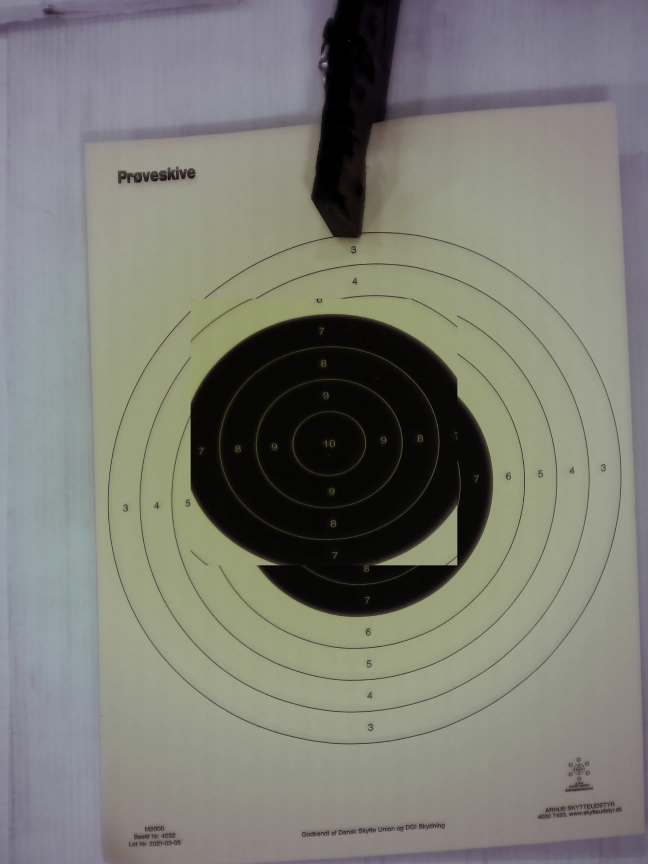
#> input picture test_corrected.jpg, 1944 x 2592 px, given in place of 10-shot-1.mkv, which was not available (shown at 1/3 size)
$ python analyze_specific_frame.py
#> lines starting #> are read from the running program, lines starting #| are printed output that depends on the picture; after the words box and inside, x2 and y2 are one past the last pixel; in counts of white or black regions, pixels touching at a corner belong together; pictures that were not available may be replaced by others from this repository, and a replacement may not be noted
### perspective.py
#!/usr/bin/env python3
"""
Perspective transformation and ellipse detection utilities
Handles ellipse detection, ellipse-to-circle transformation, debug visualization, and related calculations
"""
import cv2
import numpy as np
import os
import time
import yaml


class Perspective:
    """Handles perspective correction and ellipse detection for camera targeting systems"""

    def __init__(self, calibration_file="perspective_calibration.yaml"):
        self.calibration_file = calibration_file
        self.saved_perspective_matrix = None
        self.saved_ellipse_data = None
        self.saved_checkerboard_data = None
        self.calibration_method = None  # 'ellipse' or 'checkerboard'
        self.calibration_resolution = None
        self.debug_mode = False
        self.debug_frame = None

        # Load saved calibration on startup
        self.load_calibration()

    def set_debug_mode(self, enabled):
        """Enable or disable debug visualization"""
        self.debug_mode = enabled

    def get_debug_frame(self):
        """Get the current debug frame"""
        return self.debug_frame

    # [882 lines left out: functions analyze_ring_detection, experimental_ellipse_detection, draw_all_ellipses, create_ellipse_to_circle_transform, measure_circle_circularity, transform_ellipse_center and 10 more, not called in this run]

    def apply_perspective_correction(self, frame, matrix=None, output_size=None):
        """
        Apply perspective correction to frame using the original frame dimensions
        Handles both affine (2x3) and perspective (3x3) transformation matrices
        """
        # Use saved matrix if none provided
        if matrix is None:
            matrix = self.saved_perspective_matrix

        if matrix is None:
            return None

        # Use original frame dimensions if output_size not specified
        if output_size is None:
            input_height, input_width = frame.shape[:2]
            output_size = (input_width, input_height)

        # Apply the transformation
        if matrix.shape == (2, 3):
            return cv2.warpAffine(frame, matrix, output_size)
        elif matrix.shape == (3, 3):
            return cv2.warpPerspective(frame, matrix, output_size)
        else:
            print(f"Unsupported matrix shape: {matrix.shape}")
            return None

    # [33 lines left out: function save_calibration, not called in this run]

    def load_calibration(self):
        """Load perspective calibration from YAML file"""
        if not os.path.exists(self.calibration_file):
            print(f"No calibration file found at {self.calibration_file}")
            return False, "No calibration file found"

        try:
            with open(self.calibration_file, 'r') as f:
                calibration_data = yaml.safe_load(f)

            # Load perspective matrix and resolution
            if 'perspective_matrix' in calibration_data:
                self.saved_perspective_matrix = np.array(calibration_data['perspective_matrix'], dtype=np.float32)
                self.calibration_resolution = calibration_data.get('camera_resolution', None)

            # Load calibration method
            self.calibration_method = calibration_data.get('calibration_method', 'unknown')

            # Load method-specific data
            if 'ellipse_data' in calibration_data:
                self.saved_ellipse_data = calibration_data['ellipse_data']
            if 'checkerboard_data' in calibration_data:
                self.saved_checkerboard_data = calibration_data['checkerboard_data']

            timestamp = calibration_data.get('timestamp', 0)
            age_hours = (time.time() - timestamp) / 3600

            method_name = self.calibration_method or 'unknown'
            print(f"Perspective calibration ({method_name}) loaded from {self.calibration_file} (age: {age_hours:.1f} hours)")
            return True, f"Calibration loaded successfully ({method_name}, age: {age_hours:.1f}h)"

        except Exception as e:
            error_msg = f"Failed to load calibration: {str(e)}"
            print(error_msg)
            return False, error_msg

    # [567 lines left out: functions detect_checkerboard_corners, create_checkerboard_perspective_transform, calibrate_perspective_checkerboard, calibrate_perspective_ellipse_iterative, _create_iterative_debug_frame, calibrate_perspective and 1 more, not called in this run]

    def get_perspective_matrix(self):
        """Get the current perspective matrix"""
        return self.saved_perspective_matrix

### target_detection.py
#!/usr/bin/env python3
"""
Target Detection Module
Detects shooting target circles and bullet holes using OpenCV
"""

import cv2
import numpy as np
import time
import yaml
import os


class TargetDetector:
    """Detects shooting targets and bullet holes"""

    def __init__(self):
        self.target_center = None
        self.target_radius = None
        self.detection_enabled = True

        # Detection stability
        self.detection_history = []
        self.max_history = 5
        self.stable_detection = None
        self.detection_confidence = 0

        # Outer circle detection
        self.outer_circle = None
        self.outer_circle_history = []
        self.stable_outer_circle = None
        self.outer_confidence = 0

        # Performance optimization - periodic detection
        self.last_detection_time = 0
        self.detection_interval = 1.0  # Run detection every 1 second
        self.cached_inner_result = None
        self.cached_outer_result = None

        # Frame change detection
        self.last_frame_gray = None
        self.frame_change_threshold = 0.05  # 5% change triggers re-detection

        # Perspective correction
        self.target_corners = None
        self.perspective_matrix = None
        self.min_target_area_ratio = 0.01  # Minimum 1% of frame area

        # Debug visualization
        self.debug_mode = False
        self.debug_type = "combined"  # "combined", "perspective", "circles"
        self.debug_frame = None
        self.debug_contours = None
        self.corner_debug_frame = None
        self.circle_debug_frame = None

        # Calibration mode for perspective detection
        self.calibration_mode = False  # When true, performs detection on demand

        # Debug frames
        self.corrected_debug_frame = None  # For perspective-corrected debug view

    def detect_black_circle_improved(self, frame):
        """
        Improved detection specifically for the large black circle target
        Automatically scales parameters based on frame resolution
        """
        # Convert to grayscale
        gray = cv2.cvtColor(frame, cv2.COLOR_BGR2GRAY)

        # Get frame dimensions for scaling
        h, w = frame.shape[:2]

        # Scale parameters based on resolution
        # Base resolution: 640x480, scaling factor for larger resolutions
        scale_factor = max(w / 640, h / 480)

        # Apply median blur to reduce noise while preserving edges
        blur_size = max(5, int(5 * scale_factor) | 1)  # Ensure odd number
        blurred = cv2.medianBlur(gray, blur_size)

        # Create binary mask for very dark regions (black target area)
        # This threshold isolates the black circle from lighter areas
        _, binary = cv2.threshold(blurred, 80, 255, cv2.THRESH_BINARY_INV)

        # Remove small noise with morphological operations
        kernel_size = max(5, int(5 * scale_factor))
        kernel = cv2.getStructuringElement(cv2.MORPH_ELLIPSE, (kernel_size, kernel_size))
        binary = cv2.morphologyEx(binary, cv2.MORPH_OPEN, kernel)
        binary = cv2.morphologyEx(binary, cv2.MORPH_CLOSE, kernel)

        # Create circle detection debug visualization
        if self.debug_mode:
            self.circle_debug_frame = cv2.cvtColor(binary, cv2.COLOR_GRAY2BGR)
            cv2.putText(self.circle_debug_frame, "CIRCLE DETECTION DEBUG",
                       (10, 50), cv2.FONT_HERSHEY_SIMPLEX, 1.2, (0, 255, 255), 3)
            cv2.putText(self.circle_debug_frame, f"Threshold: 80, Scale: {scale_factor:.1f}",
                       (10, 100), cv2.FONT_HERSHEY_SIMPLEX, 1.0, (255, 255, 255), 3)

        # Find contours in the binary image
        contours, _ = cv2.findContours(binary, cv2.RETR_EXTERNAL, cv2.CHAIN_APPROX_SIMPLE)

        # Filter contours for the main black circle
        best_circle = None
        best_score = 0

        # Scale size thresholds based on resolution
        min_area = int(5000 * scale_factor * scale_factor)
        max_area = int(100000 * scale_factor * scale_factor)
        min_radius = int(40 * scale_factor)
        max_radius = int(400 * scale_factor)

        for contour in contours:
            area = cv2.contourArea(contour)

            # Size filtering - target should be reasonably large
            if area < min_area or area > max_area:
                continue

            # Fit circle to contour
            (x, y), radius = cv2.minEnclosingCircle(contour)
            center = (int(x), int(y))
            radius = int(radius)

            # Check if circle is reasonably sized and positioned
            if (radius < min_radius or radius > max_radius or
                x < radius or y < radius or
                x + radius > w or y + radius > h):
                continue

            # Calculate circularity (how round the contour is)
            perimeter = cv2.arcLength(contour, True)
            if perimeter == 0:
                continue

            circularity = 4 * np.pi * area / (perimeter * perimeter)

            # Check how well the contour fits a circle
            circle_area = np.pi * radius * radius
            area_ratio = area / circle_area if circle_area > 0 else 0

            # Position preference - prefer circles closer to center of frame
            center_x, center_y = w // 2, h // 2
            distance_from_center = np.sqrt((x - center_x)**2 + (y - center_y)**2)
            max_distance = np.sqrt(center_x**2 + center_y**2)
            center_score = 1.0 - (distance_from_center / max_distance)

            # Calculate darkness score for this region
            mask = np.zeros(gray.shape, dtype=np.uint8)
            cv2.circle(mask, center, radius, 255, -1)
            mean_intensity = cv2.mean(gray, mask=mask)[0]
            darkness_score = (255 - mean_intensity) / 255  # Higher for darker regions

            # Combined score: circularity + area fit + darkness + center position
            score = (circularity * 0.3 +
                    area_ratio * 0.3 +
                    darkness_score * 0.3 +
                    center_score * 0.1)

            # Must be reasonably circular and dark
            if circularity > 0.6 and darkness_score > 0.3 and score > best_score:
                best_score = score
                best_circle = (center[0], center[1], radius)

        # Add debug visualization for circle detection
        if self.debug_mode and self.circle_debug_frame is not None:
            # Draw all contours in blue
            cv2.drawContours(self.circle_debug_frame, contours, -1, (255, 0, 0), 2)

            # Draw the best circle in green if found
            if best_circle is not None:
                center = (int(best_circle[0]), int(best_circle[1]))
                radius = int(best_circle[2])
                cv2.circle(self.circle_debug_frame, center, radius, (0, 255, 0), 3)
                cv2.circle(self.circle_debug_frame, center, 5, (0, 0, 255), -1)
                cv2.putText(self.circle_debug_frame, f"Circle: r={radius}",
                           (center[0] - 80, center[1] - radius - 15),
                           cv2.FONT_HERSHEY_SIMPLEX, 1.0, (0, 255, 0), 3)

            cv2.putText(self.circle_debug_frame, f"Contours: {len(contours)}, Best Score: {best_score:.2f}",
                       (10, 150), cv2.FONT_HERSHEY_SIMPLEX, 1.0, (255, 255, 255), 3)

        return best_circle

    # [971 lines left out: functions detect_outer_circle, detect_outer_circle_ellipse_based, _calculate_edge_score, _has_significant_frame_change, _should_run_detection, detect_rectangular_target and 13 more, not called in this run]

    def set_detection_enabled(self, enabled):
        """Enable or disable target detection"""
        self.detection_enabled = enabled

    # [8 lines left out: function force_detection, not called in this run]

    def set_detection_interval(self, interval):
        """Set detection interval in seconds"""
        self.detection_interval = max(0.1, interval)  # Minimum 0.1 seconds

    # [7 lines left out: function get_corrected_target_image, not called in this run]

    def set_debug_mode(self, enabled):
        """Enable or disable debug visualization mode"""
        self.debug_mode = enabled

    # [78 lines left out: functions set_debug_type, get_debug_frame, get_debug_frame_jpeg, generate_debug_frame, not called in this run]

    def get_corrected_debug_frame(self):
        """Get perspective-corrected frame for debugging"""
        return self.corrected_debug_frame

    # [61 lines left out: functions _create_combined_debug_frame, get_detection_status, not called in this run]

    def save_perspective_calibration(self, camera_resolution=None):
        """Deprecated: Perspective calibration is now handled by CameraController"""
        return False, "Perspective calibration is now handled by CameraController"

    def load_perspective_calibration(self):
        """Deprecated: Perspective calibration is now handled by CameraController"""
        return False, "Perspective calibration is now handled by CameraController"

    def calibrate_perspective(self, frame):
        """Deprecated: Perspective calibration is now handled by CameraController"""
        return False, "Perspective calibration is now handled by CameraController"

    # [4 lines left out: function set_calibration_mode, not called in this run]


    def get_perspective_matrix(self):
        """Get the current perspective matrix for main stream correction"""
        return self.perspective_matrix

### analyze_specific_frame.py
#!/usr/bin/env python3
"""
Analyze a specific frame with custom reference
"""

import cv2
import numpy as np
from perspective import Perspective
from target_detection import TargetDetector
import json
import os


def analyze_frame_custom_reference(video_path, reference_frame_num, target_frame_num,
                                   position=None, dark_threshold=80, markers=None):
    """
    Analyze a specific frame with custom reference frame
    """
#> called with video_path = 'samples/10-shot-1.mkv', reference_frame_num = 50, target_frame_num = 694, position = (1057, 1180), dark_threshold = 80
    print(f"🔍 Analyzing Frame {target_frame_num} vs Reference Frame {reference_frame_num}")
    print("=" * 70)

    cap = cv2.VideoCapture(video_path)
    perspective = Perspective()
    target_detector = TargetDetector()

    # Get reference frame
    cap.set(cv2.CAP_PROP_POS_FRAMES, reference_frame_num)
    ret, ref = cap.read()
#> ref is the input picture: shape (2592, 1944, 3); mean B, G, R 116.2, 124.1, 123.8
    ref = cv2.rotate(ref, cv2.ROTATE_90_COUNTERCLOCKWISE)
#> ref: shape (1944, 2592, 3)
    ref = perspective.apply_perspective_correction(ref)
    ref_gray = cv2.cvtColor(ref, cv2.COLOR_BGR2GRAY)
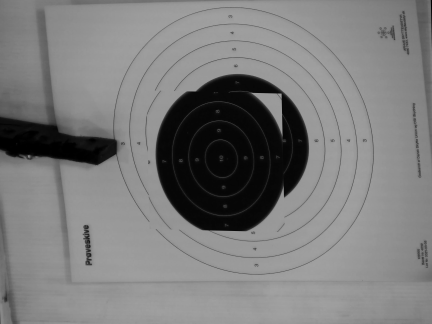
#> ref_gray: shape (1944, 2592) (shown at 1/6 size); min 0, max 199, mean 123

    # Detect target
    inner_circle = target_detector.detect_black_circle_improved(ref)
#> in detect_black_circle_improved, `_, binary = cv2.threshold(blurred, 80, 255, cv2.THRESH_BINARY_INV)`:
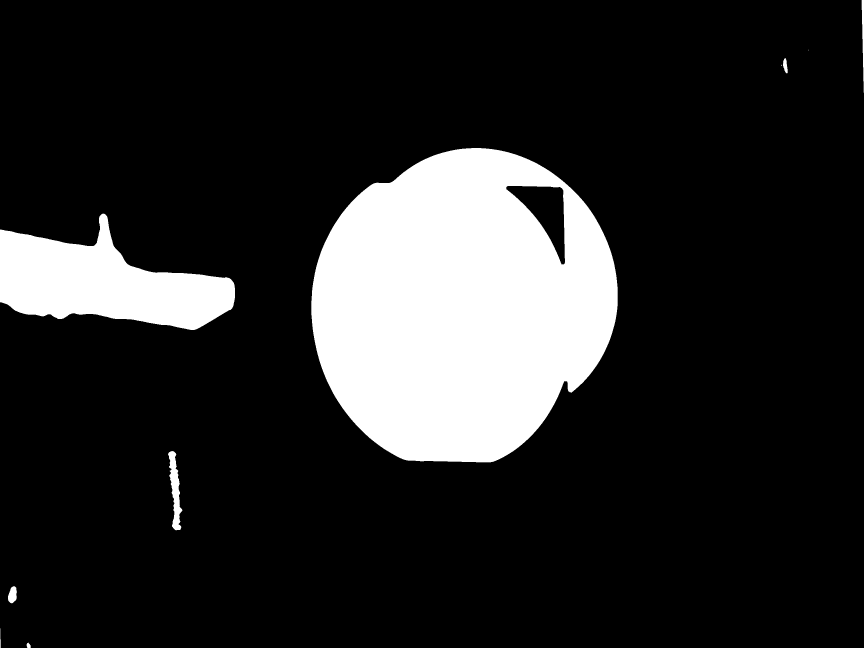
#> binary: shape (1944, 2592) (shown at 1/3 size); 15.7% white; 10 white regions (2 under 20 px), largest, box (x1, y1, x2, y2) and area: (934, 444, 1853, 1387) 650367, (0, 641, 705, 990) 134327, (504, 1353, 547, 1591) 4874
#> in detect_black_circle_improved, `binary = cv2.morphologyEx(binary, cv2.MORPH_OPEN, kernel)`:
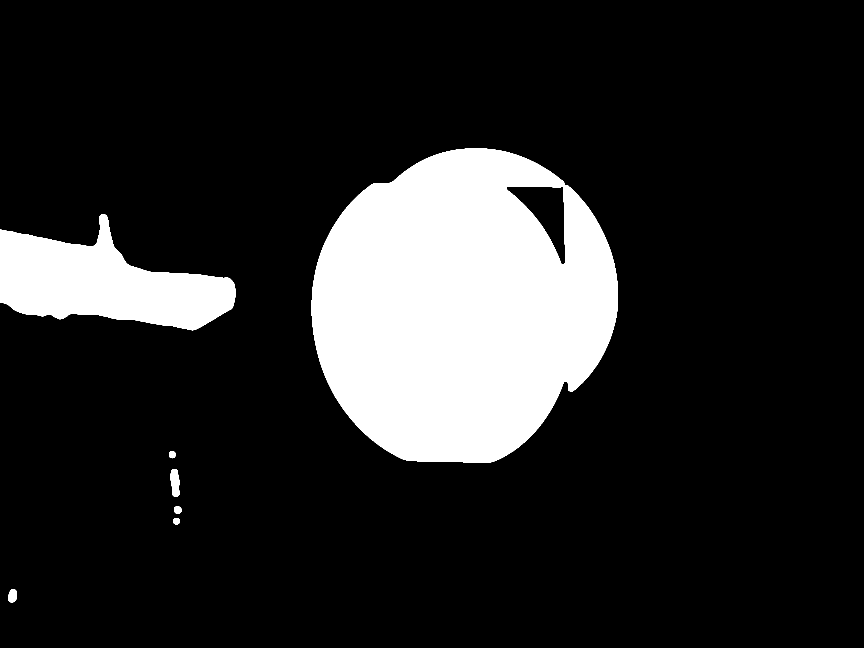
#> binary: shape (1944, 2592) (shown at 1/3 size); 15.6% white; 7 white regions, largest, box (x1, y1, x2, y2) and area: (935, 445, 1854, 1388) 650226, (0, 643, 706, 991) 134311, (511, 1407, 539, 1491) 1784
#> in detect_black_circle_improved, `contours, _ = cv2.findContours(binary, cv2.RETR_EXTERNAL, cv2.CHAIN_AP..`: contours = 6 contours; box (x1, y1, x2, y2) and area: (936, 446, 1855, 1389) 667078, (0, 644, 707, 991) 133393, (512, 1408, 540, 1491) 1681, (26, 1769, 51, 1808) 765, (521, 1520, 546, 1574) 728, (508, 1355, 528, 1375) 298
#> the loop in detect_black_circle_improved, `for contour in contours:` made 6 passes
#> area on passes 1 to 4: 765, 728, 1681, 298
#> after the loop in detect_black_circle_improved, `for contour in contours:`:
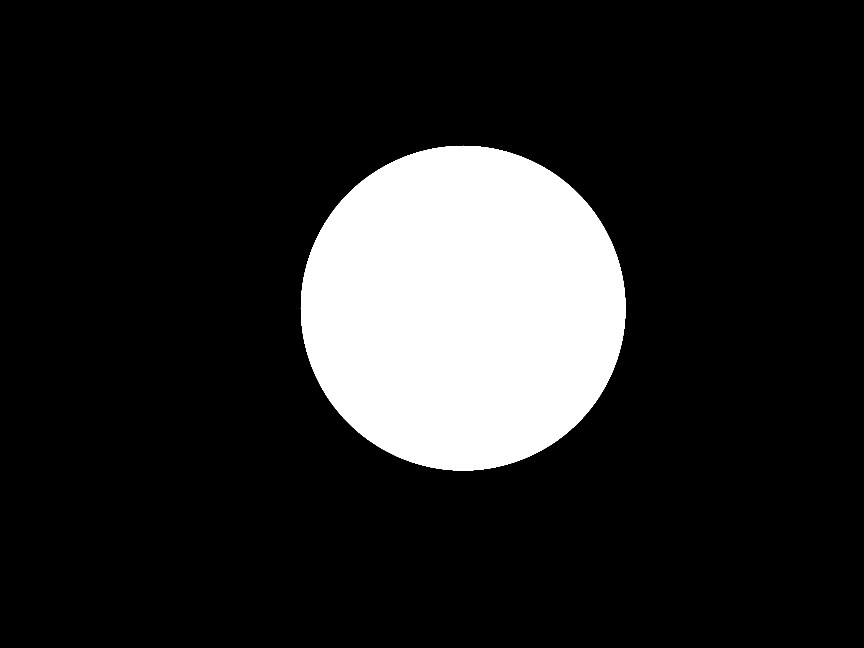
#> mask: shape (1944, 2592) (shown at 1/3 size); 14.8% white; 1 white region, box (x1, y1, x2, y2) and area: (902, 437, 1877, 1412) 744965
#> after the loop in detect_black_circle_improved, `for contour in contours:`: best_score = 0.889
#> inner_circle = (1389, 924, 487)
    target_center = (int(inner_circle[0]), int(inner_circle[1]))
#> target_center = (1389, 924)
    inner_radius = int(inner_circle[2])
#> inner_radius = 487

    # Get target frame
    cap.set(cv2.CAP_PROP_POS_FRAMES, target_frame_num)
    ret, curr = cap.read()
    curr = cv2.rotate(curr, cv2.ROTATE_90_COUNTERCLOCKWISE)
    curr = perspective.apply_perspective_correction(curr)
    curr_gray = cv2.cvtColor(curr, cv2.COLOR_BGR2GRAY)

    cap.release()

    # Create dark mask (areas that are dark in reference)
    _, dark_mask = cv2.threshold(ref_gray, dark_threshold, 255, cv2.THRESH_BINARY_INV)
#> dark_mask: shape (1944, 2592); 16.2% white; 863 white regions (642 under 20 px), largest, box (x1, y1, x2, y2) and area: (934, 444, 1854, 1387) 649188, (0, 516, 896, 1332) 135667, (777, 513, 892, 1169) 1238
    kernel = cv2.getStructuringElement(cv2.MORPH_ELLIPSE, (7, 7))
    dark_mask = cv2.morphologyEx(dark_mask, cv2.MORPH_CLOSE, kernel)
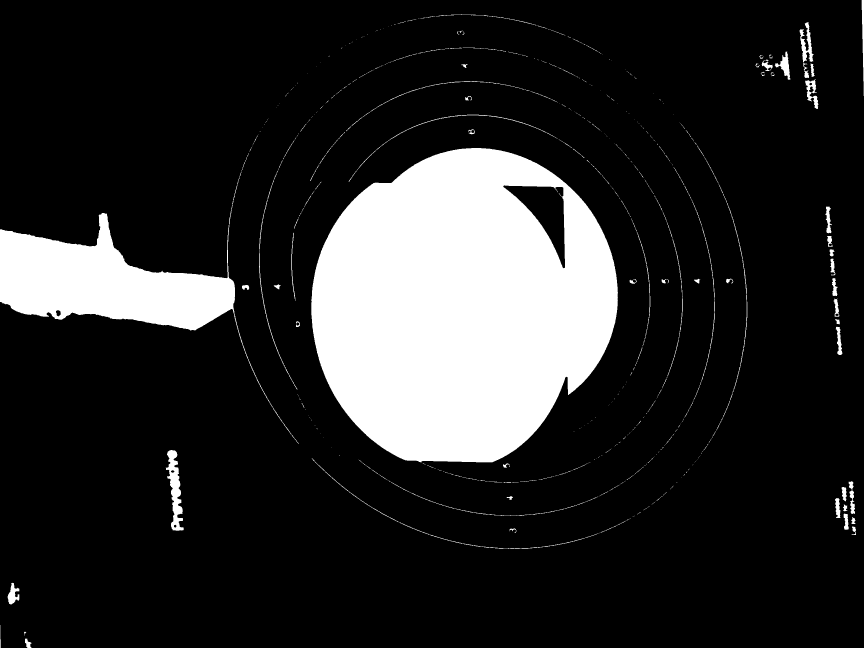
#> dark_mask: shape (1944, 2592) (shown at 1/3 size); 16.4% white; 522 white regions (371 under 20 px), largest, box (x1, y1, x2, y2) and area: (934, 444, 1854, 1388) 650376, (0, 516, 896, 1332) 135848, (497, 1350, 551, 1592) 6003

    # If position provided, create ROI around it
    if position:
        roi_size = 150
        shot_x, shot_y = position
        x1 = max(0, shot_x - roi_size)
        y1 = max(0, shot_y - roi_size)
        x2 = min(ref.shape[1], shot_x + roi_size)
#> x2 = 1207
        y2 = min(ref.shape[0], shot_y + roi_size)
#> y2 = 1330

        # Extract ROIs
        ref_roi = ref[y1:y2, x1:x2]
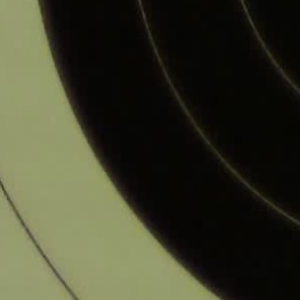
#> ref_roi: shape (300, 300, 3); mean B, G, R 41.2, 60, 58.4
        curr_roi = curr[y1:y2, x1:x2]
        ref_gray_roi = ref_gray[y1:y2, x1:x2]
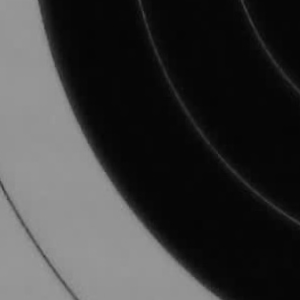
#> ref_gray_roi: shape (300, 300); min 4, max 157, mean 57.4
        curr_gray_roi = curr_gray[y1:y2, x1:x2]
        dark_mask_roi = dark_mask[y1:y2, x1:x2]
#> dark_mask_roi: shape (300, 300); 65.1% white; 1 black region, box (x1, y1, x2, y2) and area: (0, 0, 221, 300) 31384

        roi_x = shot_x - x1
        roi_y = shot_y - y1
    else:
        # Use full frame
        ref_roi = ref
        curr_roi = curr
        ref_gray_roi = ref_gray
        curr_gray_roi = curr_gray
        dark_mask_roi = dark_mask
        roi_x, roi_y = None, None

    # Calculate differences
    diff_roi = cv2.absdiff(ref_gray_roi, curr_gray_roi)
#> diff_roi: shape (300, 300); every value is 0
#> (the rest of the program and of its run is left out)
